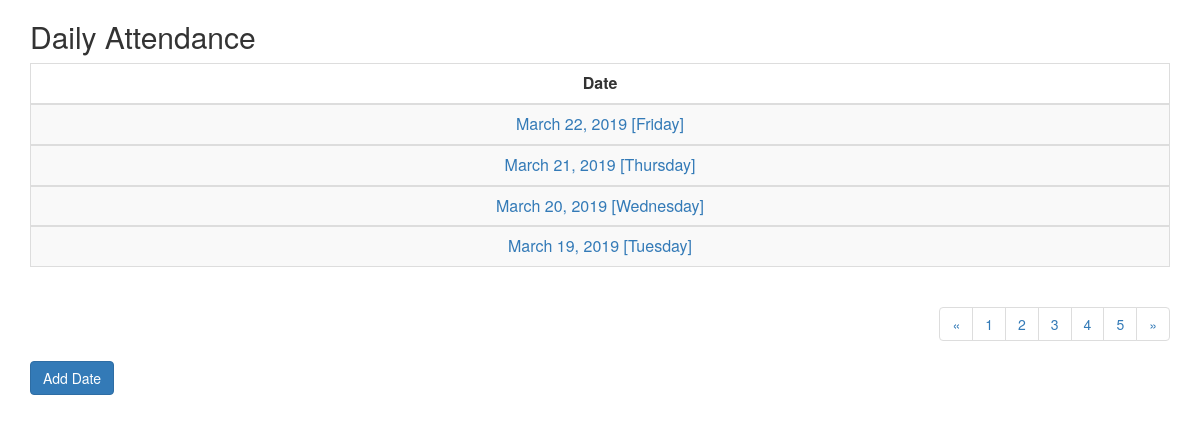
Page /ListDates.php (signed in) on the committed database.
### tables this page shows
CREATE TABLE `date_list` (
  `date_ID` int(11) NOT NULL,
  `date_name` date NOT NULL
);

### ListDates.php (the view, shortened to what this page needs)
<?php include('session.php'); ?>
<html>
	<head>
			<link rel="stylesheet" href="https://maxcdn.bootstrapcdn.com/bootstrap/3.4.0/css/bootstrap.min.css">
	</head>
	<body>
		<div class="container">
	        <div class="table-wrapper">
	            <div class="table-title">
	                <div class="row">
	                    <div class="col-sm-9"><h2>Daily Attendance</h2></div>
	                </div>
	            </div>
	            <table class="table table-striped table-hover table-bordered text-center">
	                <thead>
	                    <tr>
	                        <th class="text-center">Date    </th>
	                    </tr>
	                </thead>
	                <tbody>
	                    <?php
		                	$query = 'SELECT date_ID,
		                			  DATE_FORMAT(date_name, "%M %d, %Y [%W]") FROM date_list ORDER BY date_name DESC';
	                        $result = mysqli_query($db, $query)
	                        or die ('query error');
	                		if(mysqli_num_rows($result)>0){
	                            while($row = mysqli_fetch_row($result)){
	                            	echo"<tbody><tr>";
	                                echo"<td><a href='ListAttendance.php?id=".$row[0]."'>$row[1]</a></td>";
			                    }
			                }
	                    ?>
	                    </tr>
	                </tbody>
	            </table>
	            <div align="right">
					<ul class="pagination">
						<li class="page-item">
							<a class="page-link" href="#" aria-label="Previous">
								<span aria-hidden="true">&laquo;</span>
							</a>
					    </li>
						<li><a href="#">1</a></li>
						<li><a href="#">2</a></li>
						<li><a href="#">3</a></li>
						<li><a href="#">4</a></li>
						<li><a href="#">5</a></li>
						<li class="page-item">
							<a class="page-link" href="#" aria-label="Next">
								<span aria-hidden="true">&raquo;</span>
							</a>
						</li>
					</ul>
				</div>
	        </div>
			<button type="button" class="btn btn-primary" data-toggle="modal" data-target="#newDatePopup">
			  Add Date
			</button>
    	</div>
	</body>
</html>

### rows in the picture
date_list: row "March 22, 2019 [Friday]"
date_list: row "March 21, 2019 [Thursday]"
date_list: row "March 20, 2019 [Wednesday]"
date_list: row "March 19, 2019 [Tuesday]"
